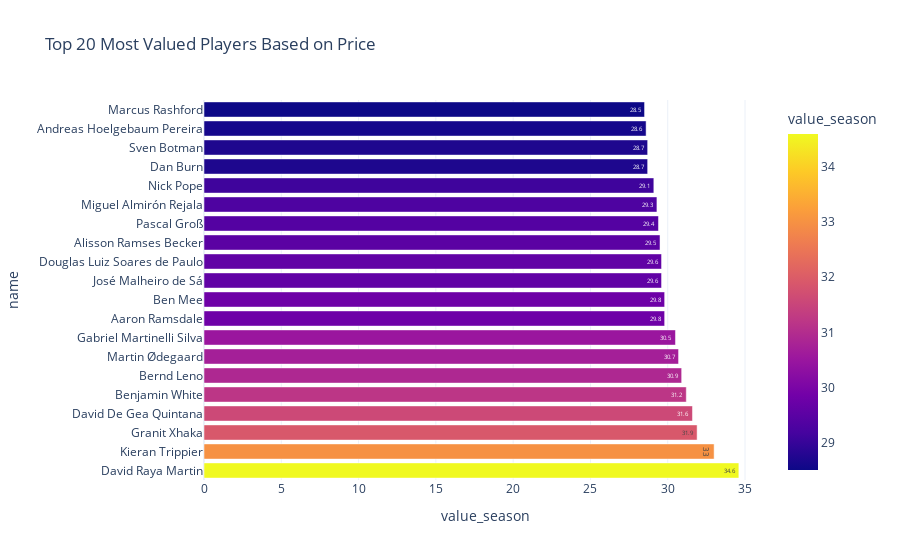

The notebook cell saved with this chart:
### Code cell
fig = px.bar(value, x='value_season', y='name', color='value_season', hover_data={'cost', 'team', 'position'}, text='value_season',
            title='Top 20 Most Valued Players Based on Price', template='plotly_white')
fig.update_layout(height=600)
fig.show()

### Figure 1 — Plotly figure (JSON) as saved in the notebook; plotly's stock layout.template omitted (floating-point values rounded to 4 significant figures)
{"data": [{"alignmentgroup": "True", "customdata": [["Brentford", "GKP", 4.8], ["Newcastle", "DEF", 6], ["Arsenal", "MID", 4.8], ["Man Utd", "GKP", 5.1], ["Arsenal", "DEF", 5], ["Fulham", "GKP", 4.6], ["Arsenal", "MID", 6.9], ["Arsenal", "MID", 6.5], ["Arsenal", "GKP", 4.8], ["Brentford", "DEF", 4.8], ["Wolves", "GKP", 5], ["Aston Villa", "MID", 4.8], ["Liverpool", "GKP", 5.5], ["Brighton", "MID", 5.4], ["Newcastle", "MID", 5.4], ["Newcastle", "GKP", 5.4], ["Newcastle", "DEF", 4.5], ["Newcastle", "DEF", 4.5], ["Fulham", "MID", 4.3], ["Man Utd", "MID", 7.2]], "hovertemplate": "value_season=%{marker.color}<br>name=%{y}<br>team=%{customdata[0]}<br>position=%{customdata[1]}<br>cost=%{customdata[2]}<extra></extra>", "legendgroup": "", "marker": {"color": [34.6, 33, 31.9, 31.6, 31.2, 30.9, 30.7, 30.5, 29.8, 29.8, 29.6, 29.6, 29.5, 29.4, 29.3, 29.1, 28.7, 28.7, 28.6, 28.5], "coloraxis": "coloraxis", "pattern": {"shape": ""}}, "name": "", "offsetgroup": "", "orientation": "h", "showlegend": false, "text": [34.6, 33, 31.9, 31.6, 31.2, 30.9, 30.7, 30.5, 29.8, 29.8, 29.6, 29.6, 29.5, 29.4, 29.3, 29.1, 28.7, 28.7, 28.6, 28.5], "textposition": "auto", "type": "bar", "x": [34.6, 33, 31.9, 31.6, 31.2, 30.9, 30.7, 30.5, 29.8, 29.8, 29.6, 29.6, 29.5, 29.4, 29.3, 29.1, 28.7, 28.7, 28.6, 28.5], "xaxis": "x", "y": ["David Raya Martin", "Kieran Trippier", "Granit Xhaka", "David De Gea Quintana", "Benjamin White", "Bernd Leno", "Martin Ødegaard", "Gabriel Martinelli Silva", "Aaron Ramsdale", "Ben Mee", "José Malheiro de Sá", "Douglas Luiz Soares de Paulo", "Alisson Ramses Becker", "Pascal Groß", "Miguel Almirón Rejala", "Nick Pope", "Dan Burn", "Sven Botman", "Andreas Hoelgebaum Pereira", "Marcus Rashford"], "yaxis": "y"}], "layout": {"autosize": true, "barmode": "relative", "coloraxis": {"colorbar": {"title": {"text": "value_season"}}, "colorscale": [[0, "#0d0887"], [0.1111, "#46039f"], [0.2222, "#7201a8"], [0.3333, "#9c179e"], [0.4444, "#bd3786"], [0.5556, "#d8576b"], [0.6667, "#ed7953"], [0.7778, "#fb9f3a"], [0.8889, "#fdca26"], [1, "#f0f921"]]}, "legend": {"tracegroupgap": 0}, "title": {"text": "Top 20 Most Valued Players Based on Price"}, "xaxis": {"anchor": "y", "autorange": true, "domain": [0, 1], "range": [0, 36.42], "title": {"text": "value_season"}, "type": "linear"}, "yaxis": {"anchor": "x", "autorange": true, "domain": [0, 1], "range": [-0.5, 19.5], "title": {"text": "name"}, "type": "category"}}}
